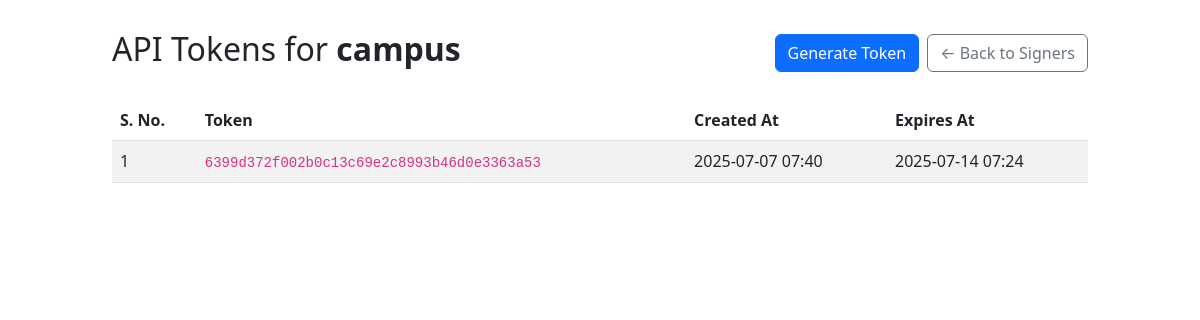
Screenshot of /accounts/tokens/ (signed in) with the database file from the repository.
### users/models.py (models this page shows, shortened)
class UserToken(models.Model):
    user = models.ForeignKey(User, on_delete=models.CASCADE, related_name='tokens')
    key = models.CharField(max_length=40, unique=True)
    created_at = models.DateTimeField(auto_now_add=True)
    expires_at = models.DateTimeField()

### users/views.py (the view)
# urls.py: path('tokens/', TokenListView.as_view(), name='token_list'),
class TokenListView(LoginRequiredMixin, ListView):
    model = UserToken
    template_name = 'users/token_list.html'
    context_object_name = 'tokens'
    def get_queryset(self) -> Any:
        return UserToken.objects.filter(user=self.request.user)

### templates/users/token_list.html (shortened to what this page needs)
<!DOCTYPE html>
<html lang="en">
<head>
    <link href="https://cdn.jsdelivr.net/npm/bootstrap@5.3.0/dist/css/bootstrap.min.css" rel="stylesheet">
</head>
<body>
<div class="container table-container">
  <div class="d-flex justify-content-between align-items-center mb-4">
    <h2>API Tokens for <strong>{{ request.user.username }}</strong></h2>
    <div class="d-flex align-items-center">
        <a href="{% url 'api_token' %}" class="btn btn-primary me-2">Generate Token</a>
        <a href="{% url 'signerList' %}" class="btn btn-outline-secondary">← Back to Signers</a>
    </div>
  </div>
    <div class="table-responsive">
        <table class="table table-striped table-hover">
            <thead class="table-header">
                <tr>
                    <th>S. No.</th>
                    <th>Token</th>
                    <th>Created At</th>
                    <th>Expires At</th>
                </tr>
            </thead>
            <tbody>
            {% for token in tokens %}
                <tr>
                    <td>{{ forloop.counter }}</td>
                    <td><code>{{ token.key }}</code></td>
                    <td>{{ token.created_at|date:"Y-m-d H:i" }}</td>
                    <td>
                        {% if token.expires_at < now %}
                            <span class="text-danger">{{ token.expires_at|date:"Y-m-d H:i" }} (Expired)</span>
                        {% else %}
                            {{ token.expires_at|date:"Y-m-d H:i" }}
                        {% endif %}
                    </td>
                </tr>
            {% empty %}
                <tr>
                    <td colspan="4" class="text-center">No tokens found. Click "Generate New Token" above.</td>
                </tr>
            {% endfor %}
            </tbody>
        </table>
    </div>
</div>
</body>
</html>

### templates/users/token_list.html (style rules this page uses)
.table-container { margin: 30px auto; max-width: 1000px; }
.table-header { background-color: #ffc107; color: black; }

### rows the page displays
UserToken: key "6399d372f002b0c13c69e2c8993b46d0e3363a53", created_at "2025-07-07 07:40", expires_at "2025-07-14 07:24"

### other values shown
{{ request.user.username }} "campus"
